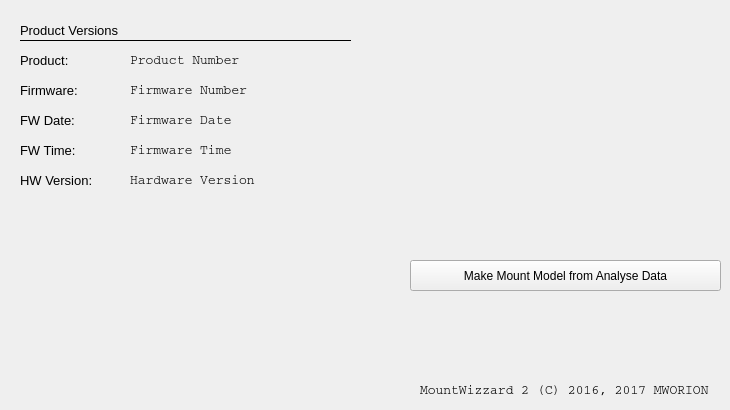
     <widget class="QWidget" name="tab_11">
      <attribute name="title">
       <string>Versions</string>
      </attribute>
      <widget class="QLabel" name="le_firmwareTime">
       <property name="geometry">
        <rect>
         <x>130</x>
         <y>140</y>
         <width>191</width>
         <height>21</height>
        </rect>
       </property>
       <property name="font">
        <font>
         <family>Courier</family>
         <pointsize>10</pointsize>
        </font>
       </property>
       <property name="text">
        <string>Firmware Time</string>
       </property>
      </widget>
      <widget class="QLabel" name="le_firmwareProductName">
       <property name="geometry">
        <rect>
         <x>130</x>
         <y>50</y>
         <width>191</width>
         <height>21</height>
        </rect>
       </property>
       <property name="font">
        <font>
         <family>Courier</family>
         <pointsize>10</pointsize>
        </font>
       </property>
       <property name="text">
        <string>Product Number</string>
       </property>
      </widget>
      <widget class="QLabel" name="le_firmwareDate">
       <property name="geometry">
        <rect>
         <x>130</x>
         <y>110</y>
         <width>191</width>
         <height>21</height>
        </rect>
       </property>
       <property name="font">
        <font>
         <family>Courier</family>
         <pointsize>10</pointsize>
        </font>
       </property>
       <property name="text">
        <string>Firmware Date</string>
       </property>
      </widget>
      <widget class="QLabel" name="firmwareProductName_2">
       <property name="geometry">
        <rect>
         <x>20</x>
         <y>50</y>
         <width>101</width>
         <height>21</height>
        </rect>
       </property>
       <property name="font">
        <font>
         <pointsize>10</pointsize>
        </font>
       </property>
       <property name="text">
        <string>Product:</string>
       </property>
      </widget>
      <widget class="QLabel" name="le_firmwareProductName_2">
       <property name="geometry">
        <rect>
         <x>420</x>
         <y>380</y>
         <width>301</width>
         <height>21</height>
        </rect>
       </property>
       <property name="font">
        <font>
         <family>Courier</family>
         <pointsize>10</pointsize>
        </font>
       </property>
       <property name="text">
        <string>MountWizzard 2 (C) 2016, 2017 MWORION</string>
       </property>
      </widget>
      <widget class="QLabel" name="firmwareProductName_6">
       <property name="geometry">
        <rect>
         <x>20</x>
         <y>170</y>
         <width>101</width>
         <height>21</height>
        </rect>
       </property>
       <property name="font">
        <font>
         <pointsize>10</pointsize>
        </font>
       </property>
       <property name="text">
        <string>HW Version:</string>
       </property>
      </widget>
      <widget class="QLabel" name="label_56">
       <property name="geometry">
        <rect>
         <x>20</x>
         <y>20</y>
         <width>161</width>
         <height>21</height>
        </rect>
       </property>
       <property name="font">
        <font>
         <pointsize>10</pointsize>
        </font>
       </property>
       <property name="text">
        <string>Product Versions</string>
       </property>
      </widget>
      <widget class="QLabel" name="le_hardwareVersion">
       <property name="geometry">
        <rect>
         <x>130</x>
         <y>170</y>
         <width>201</width>
         <height>21</height>
        </rect>
       </property>
       <property name="font">
        <font>
         <family>Courier</family>
         <pointsize>10</pointsize>
        </font>
       </property>
       <property name="text">
        <string>Hardware Version</string>
       </property>
      </widget>
      <widget class="QLabel" name="le_firmwareNumber">
       <property name="geometry">
        <rect>
         <x>130</x>
         <y>80</y>
         <width>191</width>
         <height>21</height>
        </rect>
       </property>
       <property name="font">
        <font>
         <family>Courier</family>
         <pointsize>10</pointsize>
        </font>
       </property>
       <property name="text">
        <string>Firmware Number</string>
       </property>
      </widget>
      <widget class="Line" name="line_6">
       <property name="geometry">
        <rect>
         <x>20</x>
         <y>30</y>
         <width>331</width>
         <height>21</height>
        </rect>
       </property>
       <property name="font">
        <font>
         <pointsize>10</pointsize>
        </font>
       </property>
       <property name="frameShadow">
        <enum>QFrame::Plain</enum>
       </property>
       <property name="orientation">
        <enum>Qt::Horizontal</enum>
       </property>
      </widget>
      <widget class="QLabel" name="firmwareProductName_4">
       <property name="geometry">
        <rect>
         <x>20</x>
         <y>110</y>
         <width>101</width>
         <height>21</height>
        </rect>
       </property>
       <property name="font">
        <font>
         <pointsize>10</pointsize>
        </font>
       </property>
       <property name="text">
        <string>FW Date:</string>
       </property>
      </widget>
      <widget class="QLabel" name="firmwareProductName_5">
       <property name="geometry">
        <rect>
         <x>20</x>
         <y>140</y>
         <width>101</width>
         <height>21</height>
        </rect>
       </property>
       <property name="font">
        <font>
         <pointsize>10</pointsize>
        </font>
       </property>
       <property name="text">
        <string>FW Time:</string>
       </property>
      </widget>
      <widget class="QLabel" name="firmwareProductName_3">
       <property name="geometry">
        <rect>
         <x>20</x>
         <y>80</y>
         <width>101</width>
         <height>21</height>
        </rect>
       </property>
       <property name="font">
        <font>
         <pointsize>10</pointsize>
        </font>
       </property>
       <property name="text">
        <string>Firmware:</string>
       </property>
      </widget>
      <widget class="QPushButton" name="btn_runBatchModel">
       <property name="geometry">
        <rect>
         <x>410</x>
         <y>260</y>
         <width>311</width>
         <height>31</height>
        </rect>
       </property>
       <property name="toolTip">
        <string>&lt;html&gt;&lt;head/&gt;&lt;body&gt;&lt;p&gt;Generates a new pointing model from stored analyse data&lt;/p&gt;&lt;/body&gt;&lt;/html&gt;</string>
       </property>
       <property name="text">
        <string>Make Mount Model from Analyse Data</string>
       </property>
      </widget>
     </widget>
